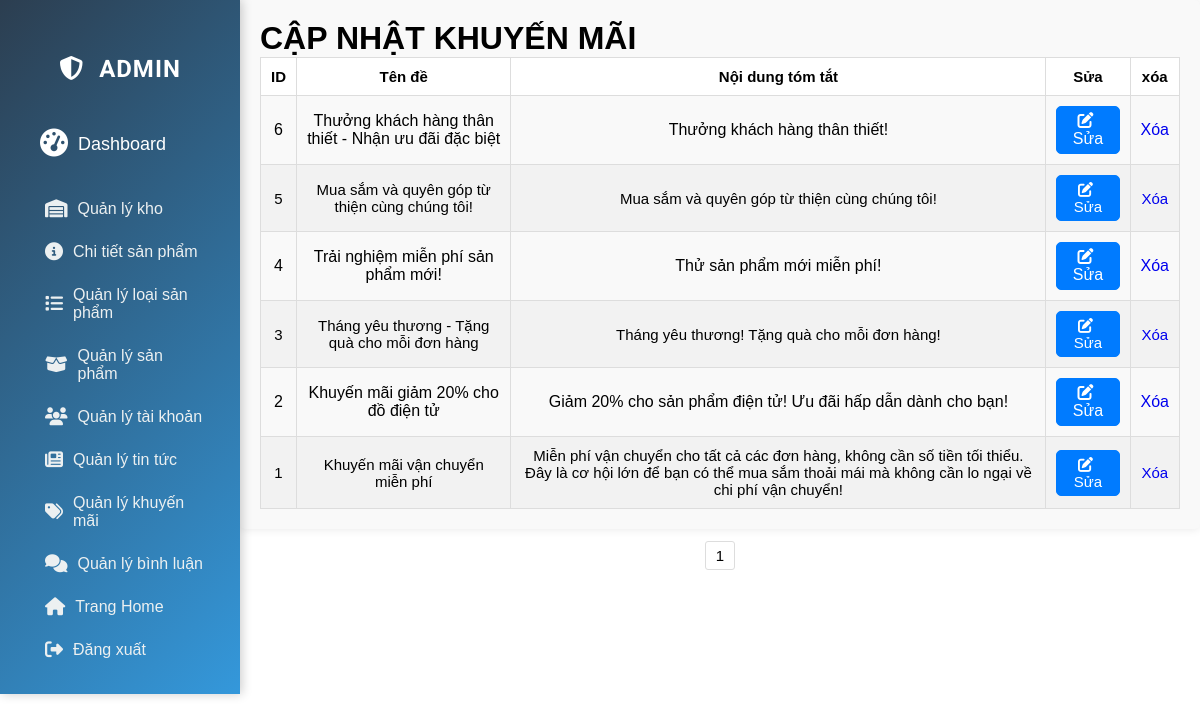
/admin.php?admincontroller=admin&action=list_Promotion (signed in), run on the app's committed database.
### tables this page shows
CREATE TABLE `khuyenmai` (
  `id_khuyenmai` int(11) NOT NULL,
  `tieude_khuyenmai` varchar(255) NOT NULL,
  `hinh_khuyenmai` varchar(255) DEFAULT NULL,
  `noidung_khuyenmai` text DEFAULT NULL,
  `noidung_tomtat_khuyenmai` text DEFAULT NULL
);

### src/controllers/baseController.php (called while the page is built, shortened)
<?php
class baseController{
    protected function loadview($viewPath, array $data = []){
        return require(self::VIEW_FOLDER_NAME.'/'.str_replace('.','/',$viewPath).'.php');
    }
}
?>

### src/controllers/adminController.php (called while the page is built, shortened)
<?php
class adminController extends baseController
{
    private $admininModel;
    public function __construct()
    {
        $this->admininModel = new admin();
    }
    public function list_Promotion()
    {
        $data = [];
        $itemsPerPage = 7;
        $currentPage = isset($_GET['page_number']) ? $_GET['page_number'] : 1;
        $offset = ($currentPage - 1) * $itemsPerPage;
        $listadminPromotion = $this->admininModel->get_Promotion();
        $data['listadminPromotion'] = array_slice($listadminPromotion, $offset, $itemsPerPage);
        if ($listadminPromotion) {
            $totalProducts = $this->admininModel->count_Promotion();
            $totalPages = ceil($totalProducts / $itemsPerPage);
            $data['totalPages'] = $totalPages;
        }
        return $this->loadView('admin.list_promotion', $data);
    }
}

### src/core/database.php (called while the page is built, shortened)
<?php
class database {
    public function connect(){
        $maxRetries = 5;
        $attempt = 0;
        while ($attempt < $maxRetries) {
            $conn = @mysqli_connect(
                self::HOST,
                self::USERNAME,
                self::PASSWORD,
                self::DBNAME
            );
            if ($conn) {
                return $conn;
            }
            $attempt++;
        }
        die("Kết nối DB thất bại sau {$maxRetries} lần: " . mysqli_connect_error());
    }
}
?>

### src/models/adminModel.php (called while the page is built, shortened)
<?php
class admin extends baseModel
{
    function get_Promotion()
    {
        $query = "SELECT * FROM khuyenmai ORDER BY id_khuyenmai DESC";
        $result = $this->_query($query);
        $laythongtin_khuyenmais = array();
        if (mysqli_num_rows($result) > 0) {
            while ($row = mysqli_fetch_assoc($result)) {
                $laythongtin_khuyenmais[] = $row;
            }
        }
        return $laythongtin_khuyenmais;
    }
    function count_Promotion()
    {
        $query = "SELECT COUNT(*) as tongsokhuyenmai FROM khuyenmai";
        $result = $this->_query($query);
        if (mysqli_num_rows($result) > 0) {
            $row = mysqli_fetch_assoc($result);
            return $row['tongsokhuyenmai'];
        } else {
            return 0;
        }
    }
}

### src/models/baseModel.php (called while the page is built)
<?php
class baseModel extends database{
    protected $conn;
    public function __construct()
    {
        $this->conn = $this->connect();
    }
    public function _query($sql){
        return mysqli_query($this->conn,$sql);
    }
}
?>

### src/views/admin/list_promotion.php (the view, shortened to what this page needs)
<div class="promotion-wrapper">
    <div class="promotion22-container">
        <div class="promotion-tittle">
            <h1>CẬP NHẬT KHUYẾN MÃI</h1>
        </div>
        <?php
        if ($listadminPromotion) {
            echo '<table class="promotion-bangdulieu">';
            echo '<tr><th>ID</th><th>Tên đề</th><th>Nội dung tóm tắt</th><th>Sửa</th><th>xóa</th></tr>';
            foreach ($listadminPromotion as $promotion) {
                echo '<tr>';
                echo '<td>' . $promotion['id_khuyenmai'] . '</td>';
                echo '<td>' . $promotion['tieude_khuyenmai'] . '</td>';
                echo '<td>' . $promotion['noidung_tomtat_khuyenmai'] . '</td>';
                echo '<td><a class="edit-btn" href="?admincontroller=admin&action=update_Promotion&idpromotion=' . $promotion['id_khuyenmai'] . '"><i class="fas fa-edit"></i> Sửa</a></td>';
                echo '<td><a class="delete-btn" href="?admincontroller=admin&action=delete_Promotion&idpromotion=' . $promotion['id_khuyenmai'] . '"<i class="fas fa-trash-alt"></i> Xóa</a></td>';
                echo '</tr>';
            }
            echo '</table>';
        }
        ?>
    </div>
    <div class="promotion-pagination">
        <?php
        for ($i = 1; $i <= $totalPages; $i++) {
            echo "<a href='?admincontroller=admin&action=list_Promotion&page_number=$i'>$i</a> ";
        }
        ?>
    </div>
</div>

### src/views/admin/css/chitietsanpham.css (style rules this page uses)
th, td { padding: 8px; text-align: left; border-bottom: 1px solid #ddd; }
th { background-color: #f2f2f2; }

### src/views/admin/css/gdadmin.css (style rules this page uses)
* { margin: 0; padding: 0; box-sizing: border-box; font-family: Arial, sans-serif; }

### src/views/admin/css/list_promotion.css (style rules this page uses)
.promotion22-container { margin-left: 20%; width: 80%; padding: 20px; background-color: #f9f9f9; border-radius: 5px; box-shadow: 0 0 10px rgba(0, 0, 0, 0.1); }
.promotion-bangdulieu { width: 100%; border-collapse: collapse; }
.promotion-bangdulieu th, .promotion-bangdulieu td { border: 1px solid #ddd; padding: 10px; text-align: left; }
.promotion-bangdulieu th { background-color: #fff; color: #000; font-size: 15px; font-weight: bold; }
.promotion-bangdulieu tr:nth-child(odd) { font-size: 15px; background-color: #f2f2f2; }
.promotion-bangdulieu tr td, .promotion-bangdulieu tr th { text-align: center; }
.promotion-bangdulieu tr td a { text-decoration: none; }
.promotion-bangdulieu tr td a.edit-btn { display: inline-block; padding: 5px 10px; border: 1px solid #007bff; border-radius: 5px; background-color: #007bff; color: #fff; transition: background-color 0.3s ease; }
.promotion-bangdulieu tr td a.edit-btn i { margin-right: 5px; }
.promotion-pagination { padding: 10px; display: flex; justify-content: center; }
.promotion-pagination a { color: black; font-size: 15px; padding: 5px 10px; text-decoration: none; margin: 2px; border: 1px solid #ddd; border-radius: 3px; }

### data on the page
khuyenmai: id_khuyenmai "6", tieude_khuyenmai "Thưởng khách hàng thân thiết - Nhận ưu đãi đặc biệt", noidung_tomtat_khuyenmai "Thưởng khách hàng thân thiết!"
khuyenmai: id_khuyenmai "5", tieude_khuyenmai "Mua sắm và quyên góp từ thiện cùng chúng tôi!", noidung_tomtat_khuyenmai "Mua sắm và quyên góp từ thiện cùng chúng tôi!"
khuyenmai: id_khuyenmai "4", tieude_khuyenmai "Trải nghiệm miễn phí sản phẩm mới!", noidung_tomtat_khuyenmai "Thử sản phẩm mới miễn phí!"
khuyenmai: id_khuyenmai "3", tieude_khuyenmai "Tháng yêu thương - Tặng quà cho mỗi đơn hàng", noidung_tomtat_khuyenmai "Tháng yêu thương! Tặng quà cho mỗi đơn hàng!"
khuyenmai: id_khuyenmai "2", tieude_khuyenmai "Khuyến mãi giảm 20% cho đồ điện tử", noidung_tomtat_khuyenmai "Giảm 20% cho sản phẩm điện tử! Ưu đãi hấp dẫn dành cho bạn!"
khuyenmai: id_khuyenmai "1", tieude_khuyenmai "Khuyến mãi vận chuyển miễn phí", noidung_tomtat_khuyenmai "Miễn phí vận chuyển cho tất cả các đơn hàng, không cần số tiền tối thiểu. Đây là cơ hội lớn để bạn có thể mua sắm thoải mái mà không cần lo ngại về chi phí vận chuyển!"
